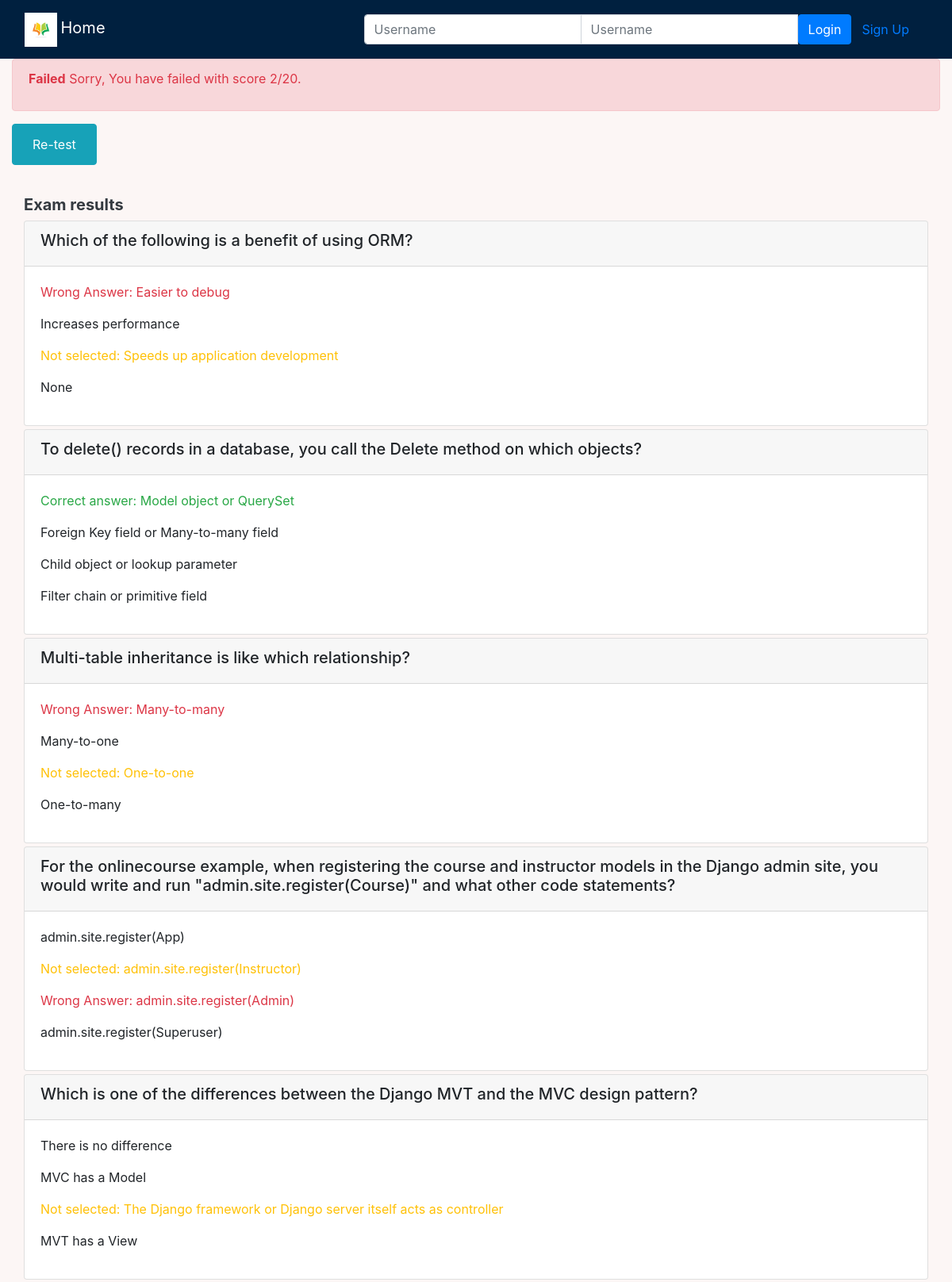
The app's page /course/1/submission/1/result/ (upper part) with its own data.
### onlinecourse/models.py (models this page shows)
class Question(models.Model):
    course = models.ForeignKey(Course, on_delete = models.CASCADE)
    question_text = models.TextField()
    grade = models.IntegerField(default = 0)
    def is_get_score(self, selected_ids):
        all_answers = self.choice_set.filter(is_correct=True).count()
        selected_correct = self.choice_set.filter(is_correct=True, id__in=selected_ids).count()
        return all_answers == selected_correct

class Choice(models.Model):
    question = models.ForeignKey(Question, on_delete= models.CASCADE)
    choice_text = models.TextField()
    is_correct = models.BooleanField(default = False)

### onlinecourse/views.py (the view)
# urls.py: path('course/<int:course_id>/submission/<int:submission_id>/result/',views.show_exam_result,name='show_exam_result'),
def show_exam_result(request, course_id, submission_id):
    course = Course.objects.get(id=course_id)
    submission = Submission.objects.get(id=submission_id)
    max_score =0
    score = 0
    for question in Question.objects.filter(course=course_id):
        max_score += question.grade
        if question.is_get_score(submission.choices.filter(question=question)):
            score += question.grade
    grade = int((score / max_score)*100)
    context = {}
    context['user'] = request.user
    context['course'] = course
    context['max_score'] = max_score
    context['score'] = score
    context['grade'] = grade
    context['submission'] = submission
    context['choices'] = list(submission.choices.all())
    return render(request,'onlinecourse/exam_result_bootstrap.html',context)

### onlinecourse/templates/onlinecourse/exam_result_bootstrap.html (shortened to what this page needs)
<!DOCTYPE html>
<html lang="en">
<head>
    {% load static %}
    <link rel="stylesheet" href="https://maxcdn.bootstrapcdn.com/bootstrap/4.5.2/css/bootstrap.min.css">
    <link rel="stylesheet" href="{% static '/css/main.css' %}">
</head>
<body>
 <nav class="navbar navbar-dark navbar-expand-sm">
    <div class="container-fluid">
        <div class="navbar-header">
            <img src="{% static 'media/logo.png' %}" heigth="30" width="41">
              <a class="navbar-brand" href="{% url 'onlinecourse:index' %}">Home</a>
        </div>
        <ul class="nav navbar-nav navbar-right">
            {% if user.is_authenticated %}
            <li>
                <a class="btn btn-link" href="#">{{ user.first_name }}({{ user.username }})</a>
                <a class="btn btn-link" href="{% url 'onlinecourse:logout' %}">Logout</a>
            </li>
            {% else %}
            <li>
                <form class="form-inline" action="{% url 'onlinecourse:login' %}" method="post">
                    <div class="input-group">
                        <input type="text" class="form-control" placeholder="Username" name="username" >
                        <input type="password" class="form-control" placeholder="Username" name="psw" >
                        <button class="btn btn-primary" type="submit">Login</button>
                        <a class="btn btn-link" href="{% url 'onlinecourse:registration' %}">Sign Up</a>
                    </div>
                </form>
            </li>
            {% endif %}
        </ul>
    </div>
</nav>
<div class="container-fluid">
    {% if grade > 80 %}
    <div class="alert alert-success">
        <p class="text text-success"><b>Congratulations, {{user.first_name}}!</b> You have passed the exam and completed the course with score {{ score }}/{{ max_score }}.</p>
    </div>
        {% else %}
        <div class="alert alert-danger">
            <p class="text text-danger"><b>Failed</b> Sorry, {{user.first_name}} You have failed with score {{ score }}/{{ max_score }}.</p>
        </div>
        <button class="btn btn-info">
        <a class="btn btn-link text-white" href="{% url 'onlinecourse:course_details' course.id %}">Re-test</a>
        </button>
        {% endif %}
</div>
        <div class="card-columns-vertical mt-2">
        <h5 class="text text-dark font-weight-bold">Exam results</h5>
            {% for question in course.question_set.all %}
                <div class="card mt-1">
                    <div class="card-header"><h5>{{ question.question_text}}</h5></div>
                    <div class="card-body">
                        {% for choice in question.choice_set.all %}
                              {% if choice.is_correct is True and choice in choices %}
                              <p class="text text-success"> Correct answer: {{choice.choice_text}}</p>
                              {% elif choice.is_correct is True and choice not in choices %}
                              <p class="text text-warning">Not selected: {{choice.choice_text}}</p>
                              {% elif choice.is_correct is False and choice in choices %}
                              <p class="text text-danger">Wrong Answer: {{choice.choice_text}}</p>
                              {% else %}
                              <p>{{choice.choice_text}}</p>
                              {% endif %}
                        {% endfor %}
                    </div>
                </div>
                {% endfor %}
        </div>
</body>
</html>

### static/css/main.css (style rules this page uses)
body { background-color: #FCF6F5FF; }
nav { background-color: #00203FFF; }
.card-columns-vertical { margin: 0px auto; padding: 30px; }
form { margin: 0px auto; padding: 10px; }

### records on screen
Question: question_text "Which of the following is a benefit of using ORM?"
Choice: choice_text "Easier to debug"
Choice: choice_text "Increases performance"
Choice: choice_text "Speeds up application development"
Choice: choice_text "None"
Question: question_text "To delete() records in a database, you call the Delete method on which objects?"
Choice: choice_text "Model object or QuerySet"
Choice: choice_text "Foreign Key field or Many-to-many field"
Choice: choice_text "Child object or lookup parameter"
Choice: choice_text "Filter chain or primitive field"
Question: question_text "Multi-table inheritance is like which relationship?"
Choice: choice_text "Many-to-many"
Choice: choice_text "Many-to-one"
Choice: choice_text "One-to-one"
Choice: choice_text "One-to-many"
Question: question_text "For the onlinecourse example, when registering the course and instructor models in the Django admin site, you would write and run \"admin.site.register(Course)\" and what other code statements?"
Choice: choice_text "admin.site.register(App)"
Choice: choice_text "admin.site.register(Instructor)"
Choice: choice_text "admin.site.register(Admin)"
Choice: choice_text "admin.site.register(Superuser)"
Question: question_text "Which is one of the differences between the Django MVT and the MVC design pattern?"
Choice: choice_text "There is no difference"
Choice: choice_text "MVC has a Model"
Choice: choice_text "The Django framework or Django server itself acts as controller"
Choice: choice_text "MVT has a View"

### other values on screen
{{ score }} "2"
{{ max_score }} "20"
